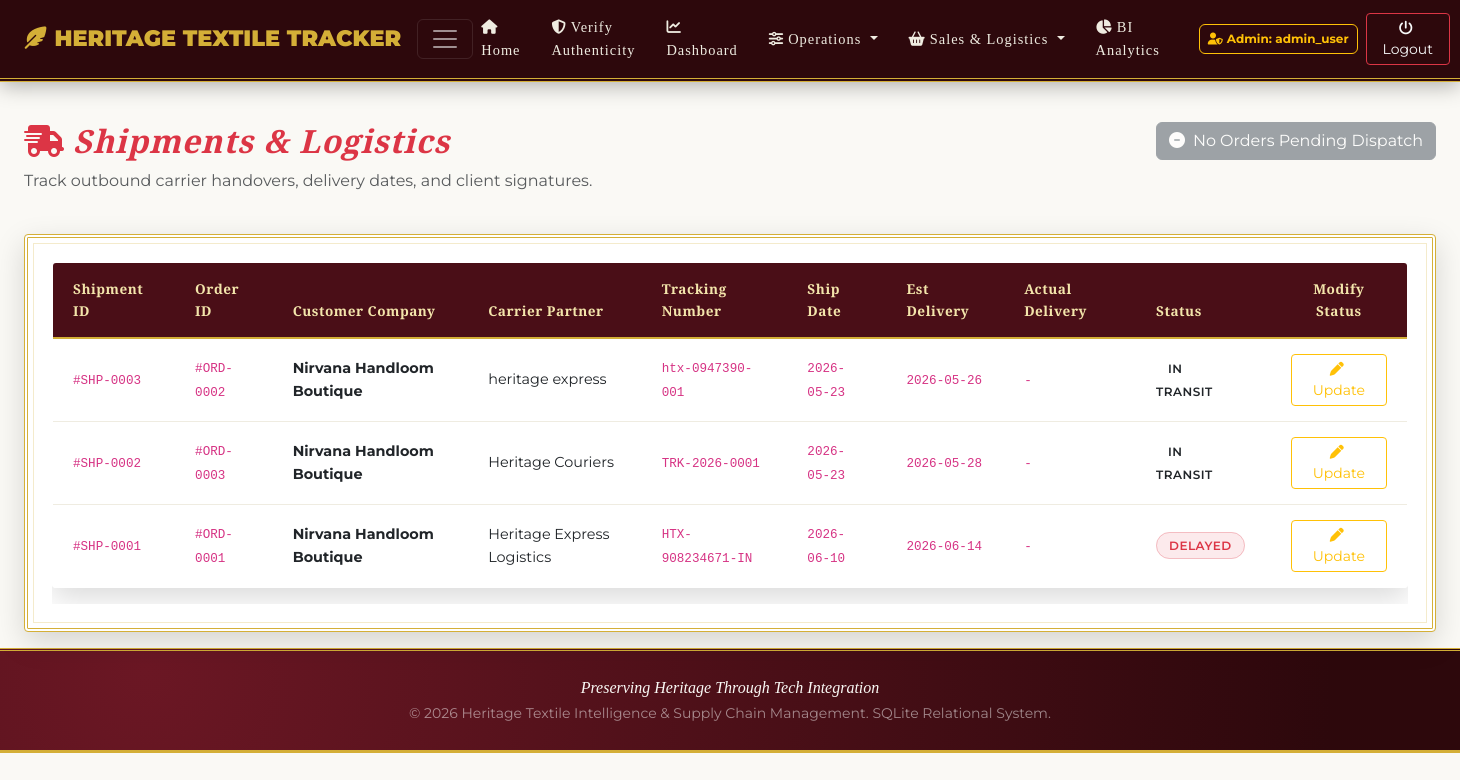
The app's page /shipments (signed in) with its own data.
### tables this page shows
CREATE TABLE shipments (
    shipment_id INTEGER PRIMARY KEY AUTOINCREMENT,
    order_id INTEGER UNIQUE NOT NULL,
    carrier_name TEXT NOT NULL,
    tracking_number TEXT UNIQUE NOT NULL,
    shipment_date TEXT NOT NULL, -- Format: YYYY-MM-DD
    estimated_delivery_date TEXT, -- Format: YYYY-MM-DD
    actual_delivery_date TEXT,    -- Format: YYYY-MM-DD
    status TEXT NOT NULL DEFAULT 'In Transit' CHECK (status IN ('In Transit', 'Out for Delivery', 'Delivered', 'Returned', 'Delayed')),
    delivery_signature_name TEXT,
    FOREIGN KEY (order_id) REFERENCES customer_orders (order_id)
);

CREATE TABLE customers (
    customer_id INTEGER PRIMARY KEY AUTOINCREMENT,
    company_name TEXT,
    contact_name TEXT NOT NULL,
    email TEXT UNIQUE NOT NULL,
    phone TEXT UNIQUE NOT NULL,
    billing_address TEXT,
    shipping_address TEXT,
    created_at TEXT NOT NULL DEFAULT (STRFTIME('%Y-%m-%d %H:%M:%S', 'now'))
);

### app.py (the view, shortened to what this page needs)
@app.route("/shipments", methods=["GET", "POST"])
def shipments():
    if not is_logged_in():
        return redirect(url_for("login"))
    conn = get_db_connection()
    shipments_list = conn.execute("""
        SELECT s.*, co.total_amount, c.company_name, c.contact_name
        FROM shipments s
        JOIN customer_orders co ON s.order_id = co.order_id
        JOIN customers c ON co.customer_id = c.customer_id
        ORDER BY s.shipment_id DESC
    """).fetchall()
    pending_orders_select = conn.execute("""
        SELECT order_id, total_amount
        FROM customer_orders
        WHERE status = 'Pending' AND order_id NOT IN (SELECT order_id FROM shipments)
    """).fetchall()
    conn.close()
    return render_template("shipments.html", shipments_list=shipments_list, pending_orders_select=pending_orders_select)

### app.py (called while the page is built)
def get_db_connection():
    conn = sqlite3.connect(DB_PATH)
    conn.execute("PRAGMA foreign_keys = ON;")
    conn.row_factory = sqlite3.Row
    return conn

def is_logged_in():
    return "user_id" in session

### templates/shipments.html (shortened to what this page needs)
{% extends "base.html" %}
{% block content %}
<div class="row mb-4">
    <div class="col-md-8">
        <h2 class="text-danger font-serif-italic"><i class="fa-solid fa-truck-fast me-2"></i>Shipments & Logistics</h2>
        <p class="text-muted">Track outbound carrier handovers, delivery dates, and client signatures.</p>
    </div>
    <div class="col-md-4 text-md-end mt-2 mt-md-0">
        {% if session.get('role') in ['Admin', 'Inventory Manager'] %}
            {% if pending_orders_select %}
                <button class="btn btn-maroon" data-bs-toggle="collapse" data-bs-target="#createShipmentForm">
                    <i class="fa-solid fa-truck-ramp-box me-2"></i>Dispatch New Shipment
                </button>
            {% else %}
                <button class="btn btn-secondary" disabled title="No pending unshipped orders">
                    <i class="fa-solid fa-circle-minus me-2"></i>No Orders Pending Dispatch
                </button>
            {% endif %}
        {% endif %}
    </div>
</div>
<div class="zari-box bg-white p-4">
    <div class="table-responsive">
        <table class="table table-hover table-heritage align-middle">
            <thead>
                <tr>
                    <th>Shipment ID</th>
                    <th>Order ID</th>
                    <th>Customer Company</th>
                    <th>Carrier Partner</th>
                    <th>Tracking Number</th>
                    <th>Ship Date</th>
                    <th>Est Delivery</th>
                    <th>Actual Delivery</th>
                    <th>Status</th>
                    <th class="text-center">Modify Status</th>
                </tr>
            </thead>
            <tbody>
                {% for s in shipments_list %}
                    <tr>
                        <td><code>#SHP-{{ "%04d"|format(s.shipment_id) }}</code></td>
                        <td><code>#ORD-{{ "%04d"|format(s.order_id) }}</code></td>
                        <td><strong>{{ s.company_name }}</strong></td>
                        <td>{{ s.carrier_name }}</td>
                        <td><code>{{ s.tracking_number }}</code></td>
                        <td><code>{{ s.shipment_date }}</code></td>
                        <td><code>{{ s.estimated_delivery_date or '-' }}</code></td>
                        <td><code>{{ s.actual_delivery_date or '-' }}</code></td>
                        <td>
                            <span class="badge-status badge-status-{{ s.status.lower().replace(' ', '') }}">
                                {{ s.status }}
                            </span>
                        </td>
                        <td class="text-center">
                            {% if s.status != 'Delivered' %}
                                {% if session.get('role') in ['Admin', 'Inventory Manager'] %}
                                    <button class="btn btn-sm btn-outline-warning px-3" data-bs-toggle="collapse" data-bs-target="#updateShipCol{{ s.shipment_id }}"><i class="fa-solid fa-pen me-1"></i>Update</button>
                                {% else %}
                                    <span class="text-muted small">No Permission</span>
                                {% endif %}
                            {% else %}
                                <span class="text-muted small"><i class="fa-solid fa-circle-check text-success me-1"></i>Archived</span>
                            {% endif %}
                        </td>
                    </tr>
                {% else %}
                    <tr>
                        <td colspan="10" class="text-center py-4 text-muted">No shipment dispatches logged.</td>
                    </tr>
                {% endfor %}
            </tbody>
        </table>
    </div>
</div>
{% endblock %}

### static/css/style.css (style rules this page uses)
:root { --royal-maroon-dark: #2D080C; --royal-maroon: #4A0E17; --royal-maroon-light: #6B1724; --royal-gold: #D4AF37; --royal-gold-light: #F3E5AB; --royal-gold-dark: #996515; --ivory: #FAF9F5; --ivory-dark: #EFECE1; --charcoal: #201311; --bronze: #8C6239; --glass-white: rgba(255, 255, 255, 0.9); --glass-maroon: rgba(74, 14, 23, 0.85); --shadow-premium: 0 10px 30px rgba(0, 0, 0, 0.15); --shadow-gold-glow: 0 0 15px rgba(212, 175, 55, 0.4); --zari-border: 4px double var(--royal-gold); }
body { background-color: var(--ivory); color: var(--charcoal); font-family: 'Montserrat', sans-serif; font-weight: 400; line-height: 1.6; overflow-x: hidden; }
h1, h2, h3, h4, h5, h6, .brand-title { font-family: 'Cinzel', serif; font-weight: 700; letter-spacing: 1px; }
.font-serif-italic { font-family: 'Playfair Display', serif; font-style: italic; }
.bg-heritage-pattern { background-color: var(--ivory); background-image: radial-gradient(var(--royal-gold-light) 0.5px, transparent 0.5px), radial-gradient(var(--royal-gold-light) 0.5px, var(--ivory) 0.5px); background-size: 20px 20px; background-position: 0 0, 10px 10px; }
.zari-box { border: 4px double var(--royal-gold); background-color: var(--glass-white); padding: 20px; border-radius: 4px; box-shadow: var(--shadow-premium); position: relative; overflow: hidden; }
.zari-box::before { content: ''; position: absolute; top: 5px; left: 5px; right: 5px; bottom: 5px; border: 1px solid rgba(212, 175, 55, 0.25); pointer-events: none; }
.table-heritage { background-color: var(--glass-white); border-radius: 4px; overflow: hidden; box-shadow: var(--shadow-premium); border: 1px solid var(--ivory-dark); }
.table-heritage thead th { background-color: var(--royal-maroon); color: var(--royal-gold-light); font-family: 'Cinzel', serif; font-weight: 700; letter-spacing: 0.5px; font-size: 0.85rem; padding: 15px 20px; border: none; border-bottom: 2px solid var(--royal-gold); }
.table-heritage tbody td { padding: 15px 20px; vertical-align: middle; font-size: 0.9rem; border-bottom: 1px solid var(--ivory-dark); }
.table-heritage tbody tr { transition: background-color 0.2s ease; }
.badge-status { font-weight: 600; padding: 5px 12px; border-radius: 20px; font-size: 0.75rem; text-transform: uppercase; letter-spacing: 0.5px; }
.badge-status-failed, .badge-status-lowstock, .badge-status-delayed, .badge-status-outofstock { background-color: rgba(220, 53, 69, 0.1) !important; color: #dc3545 !important; border: 1px solid rgba(220, 53, 69, 0.25); }

### records on screen
shipments: shipment_id "0003", order_id "0002", company_name "Nirvana Handloom Boutique", carrier_name "heritage express", tracking_number "htx-0947390-001", shipment_date "2026-05-23", estimated_delivery_date "2026-05-26", actual_delivery_date "-", status "IN TRANSIT"
shipments: shipment_id "0002", order_id "0003", company_name "Nirvana Handloom Boutique", carrier_name "Heritage Couriers", tracking_number "TRK-2026-0001", shipment_date "2026-05-23", estimated_delivery_date "2026-05-28", actual_delivery_date "-", status "IN TRANSIT"
shipments: shipment_id "0001", order_id "0001", company_name "Nirvana Handloom Boutique", carrier_name "Heritage Express Logistics", tracking_number "HTX-908234671-IN", shipment_date "2026-06-10", estimated_delivery_date "2026-06-14", actual_delivery_date "-", status "DELAYED"

### other values on screen
{{ session.get('role') }} "Admin"
{{ session.get('username') }} "admin_user"
